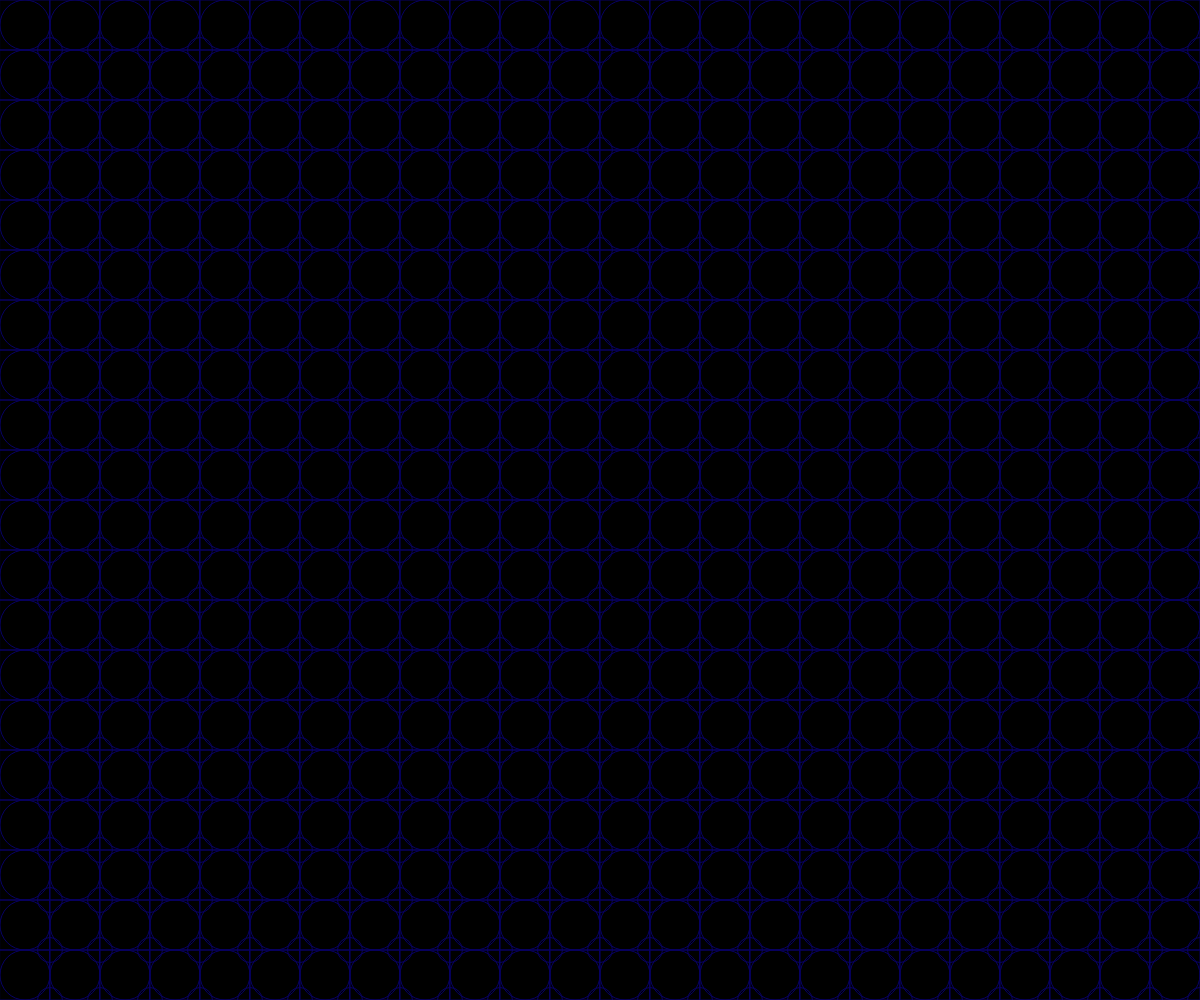
Frame 1 (no input)
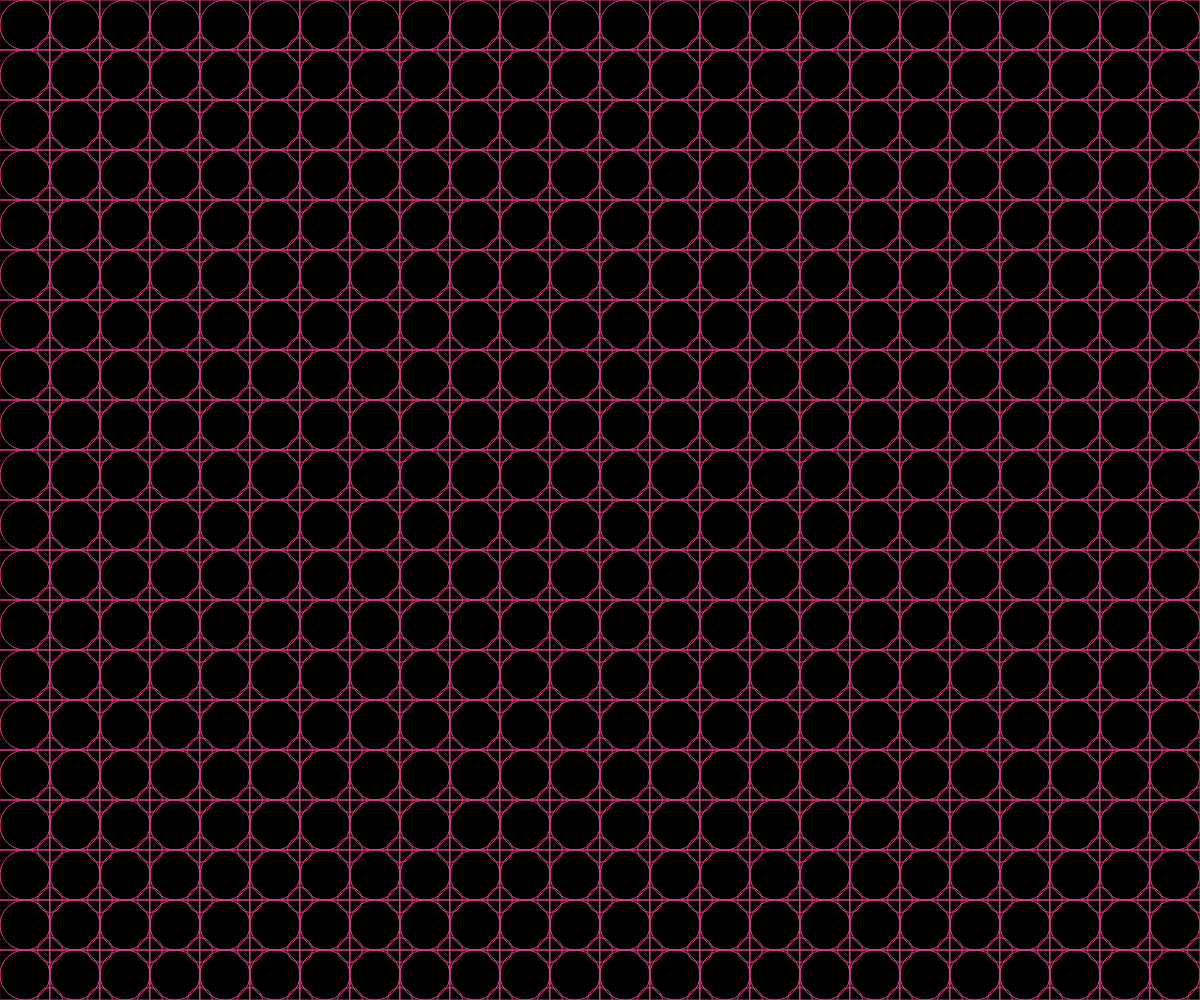
Frame 60 (no input)
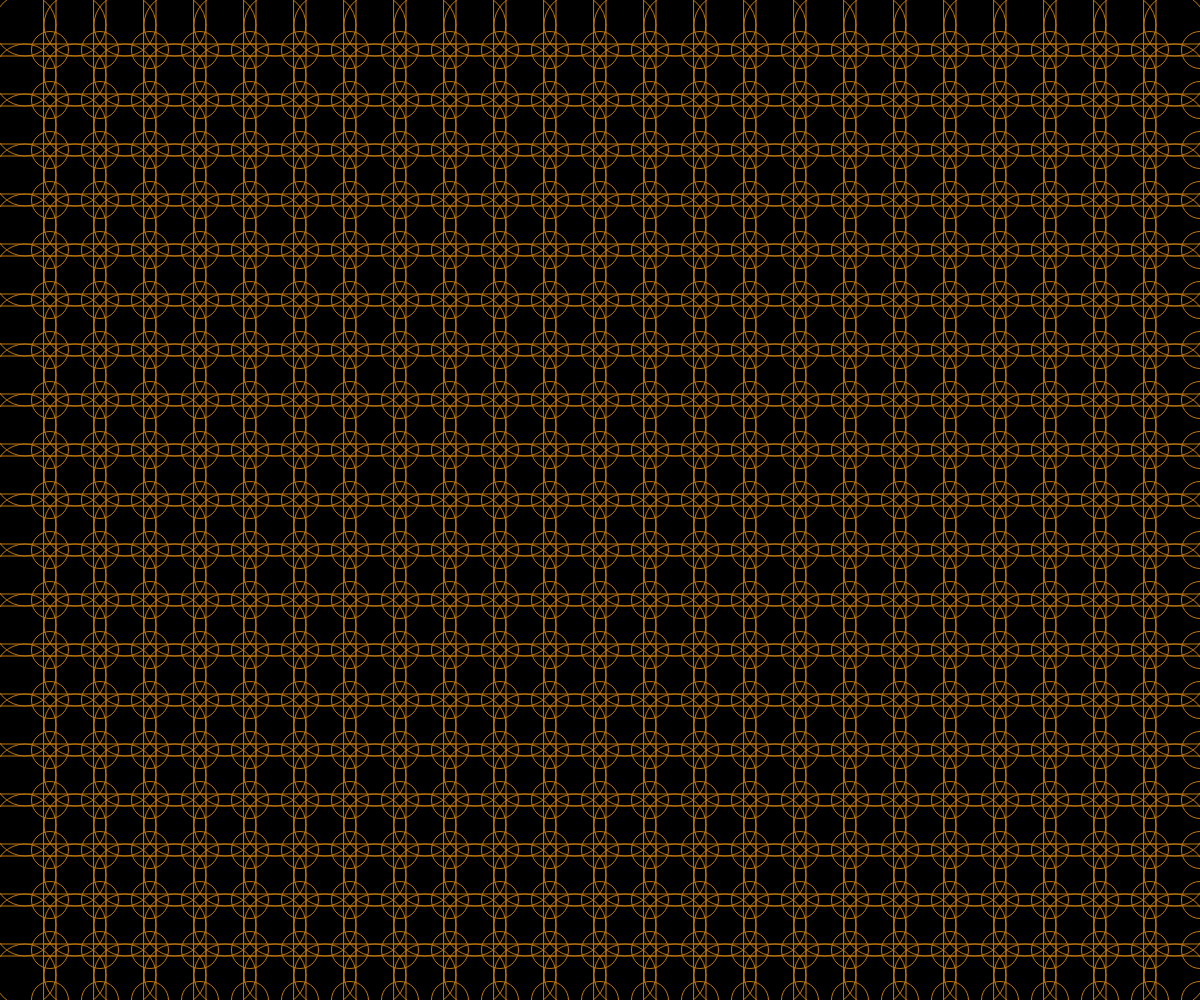
Frame 120 (the mouse pressed at the canvas centre since frame 60)

The p5.js sketch that drew these frames (run headless with seeded random() and noise() and a simulated clock; from frame 60 on, the mouse is pressed at the canvas centre):

// p5.js sketch
// ── sketch.js
function setup() {
  createCanvas(windowWidth, windowHeight);
}

function draw() {
  var x =25
  var y =50
  rectMode(CENTER)//設定方形座標在中心點
  background(0);//背景顏色為黑色
  noFill()//不充滿顏色
  stroke(255)//框限為白色
  //ellipse(25,25,50)//座標(25,25)產生一個直徑50的圓
  //rect(25,25,50)//產生一個座標(25,25)長寬50的方形
  //ellipse(50,50,25)//座標(50,50)產生一個直徑25的圓
  
  //ellipse(75,25,50)
  //rect(75,25,50)
  //ellipse(100,50,25)
  
  //ellipse(125,25,50)
  //rect(125,25,50)
  //ellipse(150,50,25)
  
  //ellipse(175,25,50)
  //rect(175,25,50)
  //ellipse(200,50,25)
  
  //ellipse(225,25,50)
  //rect(225,25,50)
  //ellipse(250,50,25)
  
  //ellipse(275,25,50)
  //rect(275,25,50)
  //ellipse(300,50,25)
  
  //ellipse(325,25,50)
  //rect(325,25,50)
  //ellipse(350,50,25)
  stroke(((frameCount%256)+(frameCount*7))%256,frameCount%256,frameCount*100%255);
for (var k=0;k<(width/50);k++){
  for (var p=0;p<(height/50);p++){
  ellipse(25+(50*k),25+(50*p),50+mouseX/50)
  rect(25+(50*k),25+(50*p),50+mouseX/50)
  ellipse(50+(50*k),50+(50*p),25+mouseX/50)
}
}
}
